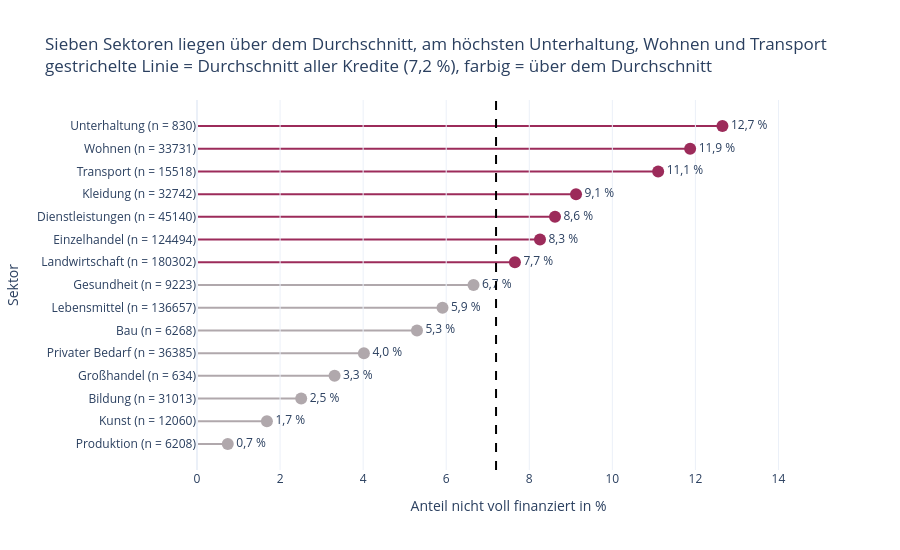

Source (notebook cell):
### Markdown cell above
#### Visualisierung

**Vorüberlegung**

Hier geht es um Anteile im Vergleich zum Durchschnitt. Dafür eignet sich ein Punktdiagramm mit einer Linie
für den Gesamtwert.
Die Anzahl der Kredite (n) hinter jedem Sektor macht kleine Sektoren erkennbar.

### Code cell
# Farben festlegen: über dem Durchschnitt in Beere, sonst in Grau
farben_map = {"über dem Durchschnitt": "#9C2B5A", "nicht über dem Durchschnitt": "#B0A8AC"}

# Neue Spalte für die Farbe
df_status_sektor.loc[:, "farbe"] = "nicht über dem Durchschnitt"
df_status_sektor.loc[df_status_sektor["anteil_nicht_voll"] > gesamt_nicht_voll, "farbe"] = "über dem Durchschnitt"

# Beschriftung der y-Achse: Sektor mit Anzahl der Kredite, z. B. "Unterhaltung (n = 830)"
df_status_sektor.loc[:, "beschriftung"] = (df_status_sektor.loc[:, "sektor"] + " (n = "
                                           + df_status_sektor.loc[:, "anzahl_kredite"].astype(str) + ")")

# Wert als Text neben jeden Punkt, mit Komma, z. B. "12,7 %"
df_status_sektor.loc[:, "wert_text"] = (df_status_sektor.loc[:, "anteil_nicht_voll"].round(1).astype(str)
                                        .str.replace(".", ",") + " %")

# Sortieren: kleinster Wert zuerst, damit der größte Wert oben steht
df_status_grafik = df_status_sektor.sort_values(by="anteil_nicht_voll", ascending=True)

# Gesamtwert als Text mit Komma, z. B. "7,2"
gesamt_text = str(round(gesamt_nicht_voll, 1)).replace(".", ",")

# Grafik erstellen
scatter_sektor = px.scatter(data_frame=df_status_grafik,
                            x="anteil_nicht_voll",
                            y="beschriftung",
                            color="farbe",
                            color_discrete_map=farben_map,
                            text="wert_text",   # Wert neben jeden Punkt schreiben
                            title="Sieben Sektoren liegen über dem Durchschnitt, am höchsten Unterhaltung, Wohnen und Transport"
                                  + "<br>gestrichelte Linie = Durchschnitt aller Kredite (" + gesamt_text + " %), farbig = über dem Durchschnitt",
                            labels={"anteil_nicht_voll": "Anteil nicht voll finanziert in %", "beschriftung": "Sektor"},
                            template="plotly_white",
                            height=550
                            )

# Punkte größer machen, Wert rechts neben den Punkt setzen
scatter_sektor.update_traces(marker=dict(size=12), textposition="middle right")

# Dünne Linie von 0 bis zum Punkt (für jeden Sektor eine Linie)
werte = df_status_grafik.loc[:, "anteil_nicht_voll"].values
beschriftungen = df_status_grafik.loc[:, "beschriftung"].values
farben = df_status_grafik.loc[:, "farbe"].values

for i in range(len(werte)):
    scatter_sektor.add_shape(type="line",
                             x0=0, x1=werte[i],
                             y0=beschriftungen[i], y1=beschriftungen[i],
                             line_color=farben_map[farben[i]],
                             line_width=2,
                             layer="below")

# Reihenfolge der Sektoren festlegen (von unten nach oben)
scatter_sektor.update_yaxes(categoryorder="array", categoryarray=list(df_status_grafik.loc[:, "beschriftung"]),
                            showgrid=False)

# x-Achse bei 0 beginnen lassen, rechts Platz für die Beschriftung
scatter_sektor.update_xaxes(range=[0, 15])

# Gestrichelte Linie für den Gesamtwert
scatter_sektor.add_vline(x=gesamt_nicht_voll,
                         line_width=2,
                         line_dash="dash",
                         line_color="black")

# Legende ausblenden, Linie und Farbe erklären sich über den Titel
# separators=",." -> Komma als Dezimalzeichen
scatter_sektor.update_layout(showlegend=False, separators=",.")

scatter_sektor.show()

### Figure 1 — Plotly figure (JSON) as saved in the notebook; plotly's stock layout.template omitted (floating-point values rounded to 4 significant figures)
{"data": [{"hovertemplate": "farbe=nicht über dem Durchschnitt<br>Anteil nicht voll finanziert in %=%{x}<br>Sektor=%{y}<br>wert_text=%{text}<extra></extra>", "legendgroup": "nicht über dem Durchschnitt", "marker": {"color": "#B0A8AC", "size": 12, "symbol": "circle"}, "mode": "markers+text", "name": "nicht über dem Durchschnitt", "orientation": "h", "showlegend": true, "text": ["0,7 %", "1,7 %", "2,5 %", "3,3 %", "4,0 %", "5,3 %", "5,9 %", "6,7 %"], "textposition": "middle right", "type": "scatter", "x": [0.741, 1.683, 2.509, 3.312, 4.018, 5.297, 5.911, 6.657], "xaxis": "x", "y": ["Produktion (n = 6208)", "Kunst (n = 12060)", "Bildung (n = 31013)", "Großhandel (n = 634)", "Privater Bedarf (n = 36385)", "Bau (n = 6268)", "Lebensmittel (n = 136657)", "Gesundheit (n = 9223)"], "yaxis": "y"}, {"hovertemplate": "farbe=über dem Durchschnitt<br>Anteil nicht voll finanziert in %=%{x}<br>Sektor=%{y}<br>wert_text=%{text}<extra></extra>", "legendgroup": "über dem Durchschnitt", "marker": {"color": "#9C2B5A", "size": 12, "symbol": "circle"}, "mode": "markers+text", "name": "über dem Durchschnitt", "orientation": "h", "showlegend": true, "text": ["7,7 %", "8,3 %", "8,6 %", "9,1 %", "11,1 %", "11,9 %", "12,7 %"], "textposition": "middle right", "type": "scatter", "x": [7.654, 8.258, 8.62, 9.126, 11.1, 11.87, 12.65], "xaxis": "x", "y": ["Landwirtschaft (n = 180302)", "Einzelhandel (n = 124494)", "Dienstleistungen (n = 45140)", "Kleidung (n = 32742)", "Transport (n = 15518)", "Wohnen (n = 33731)", "Unterhaltung (n = 830)"], "yaxis": "y"}], "layout": {"height": 550, "legend": {"title": {"text": "farbe"}, "tracegroupgap": 0}, "separators": ",.", "shapes": [{"layer": "below", "line": {"color": "#B0A8AC", "width": 2}, "type": "line", "x0": 0, "x1": 0.741, "y0": "Produktion (n = 6208)", "y1": "Produktion (n = 6208)"}, {"layer": "below", "line": {"color": "#B0A8AC", "width": 2}, "type": "line", "x0": 0, "x1": 1.683, "y0": "Kunst (n = 12060)", "y1": "Kunst (n = 12060)"}, {"layer": "below", "line": {"color": "#B0A8AC", "width": 2}, "type": "line", "x0": 0, "x1": 2.509, "y0": "Bildung (n = 31013)", "y1": "Bildung (n = 31013)"}, {"layer": "below", "line": {"color": "#B0A8AC", "width": 2}, "type": "line", "x0": 0, "x1": 3.312, "y0": "Großhandel (n = 634)", "y1": "Großhandel (n = 634)"}, {"layer": "below", "line": {"color": "#B0A8AC", "width": 2}, "type": "line", "x0": 0, "x1": 4.018, "y0": "Privater Bedarf (n = 36385)", "y1": "Privater Bedarf (n = 36385)"}, {"layer": "below", "line": {"color": "#B0A8AC", "width": 2}, "type": "line", "x0": 0, "x1": 5.297, "y0": "Bau (n = 6268)", "y1": "Bau (n = 6268)"}, {"layer": "below", "line": {"color": "#B0A8AC", "width": 2}, "type": "line", "x0": 0, "x1": 5.911, "y0": "Lebensmittel (n = 136657)", "y1": "Lebensmittel (n = 136657)"}, {"layer": "below", "line": {"color": "#B0A8AC", "width": 2}, "type": "line", "x0": 0, "x1": 6.657, "y0": "Gesundheit (n = 9223)", "y1": "Gesundheit (n = 9223)"}, {"layer": "below", "line": {"color": "#9C2B5A", "width": 2}, "type": "line", "x0": 0, "x1": 7.654, "y0": "Landwirtschaft (n = 180302)", "y1": "Landwirtschaft (n = 180302)"}, {"layer": "below", "line": {"color": "#9C2B5A", "width": 2}, "type": "line", "x0": 0, "x1": 8.258, "y0": "Einzelhandel (n = 124494)", "y1": "Einzelhandel (n = 124494)"}, {"layer": "below", "line": {"color": "#9C2B5A", "width": 2}, "type": "line", "x0": 0, "x1": 8.62, "y0": "Dienstleistungen (n = 45140)", "y1": "Dienstleistungen (n = 45140)"}, {"layer": "below", "line": {"color": "#9C2B5A", "width": 2}, "type": "line", "x0": 0, "x1": 9.126, "y0": "Kleidung (n = 32742)", "y1": "Kleidung (n = 32742)"}, {"layer": "below", "line": {"color": "#9C2B5A", "width": 2}, "type": "line", "x0": 0, "x1": 11.1, "y0": "Transport (n = 15518)", "y1": "Transport (n = 15518)"}, {"layer": "below", "line": {"color": "#9C2B5A", "width": 2}, "type": "line", "x0": 0, "x1": 11.87, "y0": "Wohnen (n = 33731)", "y1": "Wohnen (n = 33731)"}, {"layer": "below", "line": {"color": "#9C2B5A", "width": 2}, "type": "line", "x0": 0, "x1": 12.65, "y0": "Unterhaltung (n = 830)", "y1": "Unterhaltung (n = 830)"}, {"line": {"color": "black", "dash": "dash", "width": 2}, "type": "line", "x0": 7.2, "x1": 7.2, "xref": "x", "y0": 0, "y1": 1, "yref": "y domain"}], "showlegend": false, "title": {"text": "Sieben Sektoren liegen über dem Durchschnitt, am höchsten Unterhaltung, Wohnen und Transport<br>gestrichelte Linie = Durchschnitt aller Kredite (7,2 %), farbig = über dem Durchschnitt"}, "xaxis": {"anchor": "y", "domain": [0, 1], "range": [0, 15], "title": {"text": "Anteil nicht voll finanziert in %"}}, "yaxis": {"anchor": "x", "categoryarray": ["Produktion (n = 6208)", "Kunst (n = 12060)", "Bildung (n = 31013)", "Großhandel (n = 634)", "Privater Bedarf (n = 36385)", "Bau (n = 6268)", "Lebensmittel (n = 136657)", "Gesundheit (n = 9223)", "Landwirtschaft (n = 180302)", "Einzelhandel (n = 124494)", "Dienstleistungen (n = 45140)", "Kleidung (n = 32742)", "Transport (n = 15518)", "Wohnen (n = 33731)", "Unterhaltung (n = 830)"], "categoryorder": "array", "domain": [0, 1], "showgrid": false, "title": {"text": "Sektor"}}}}
